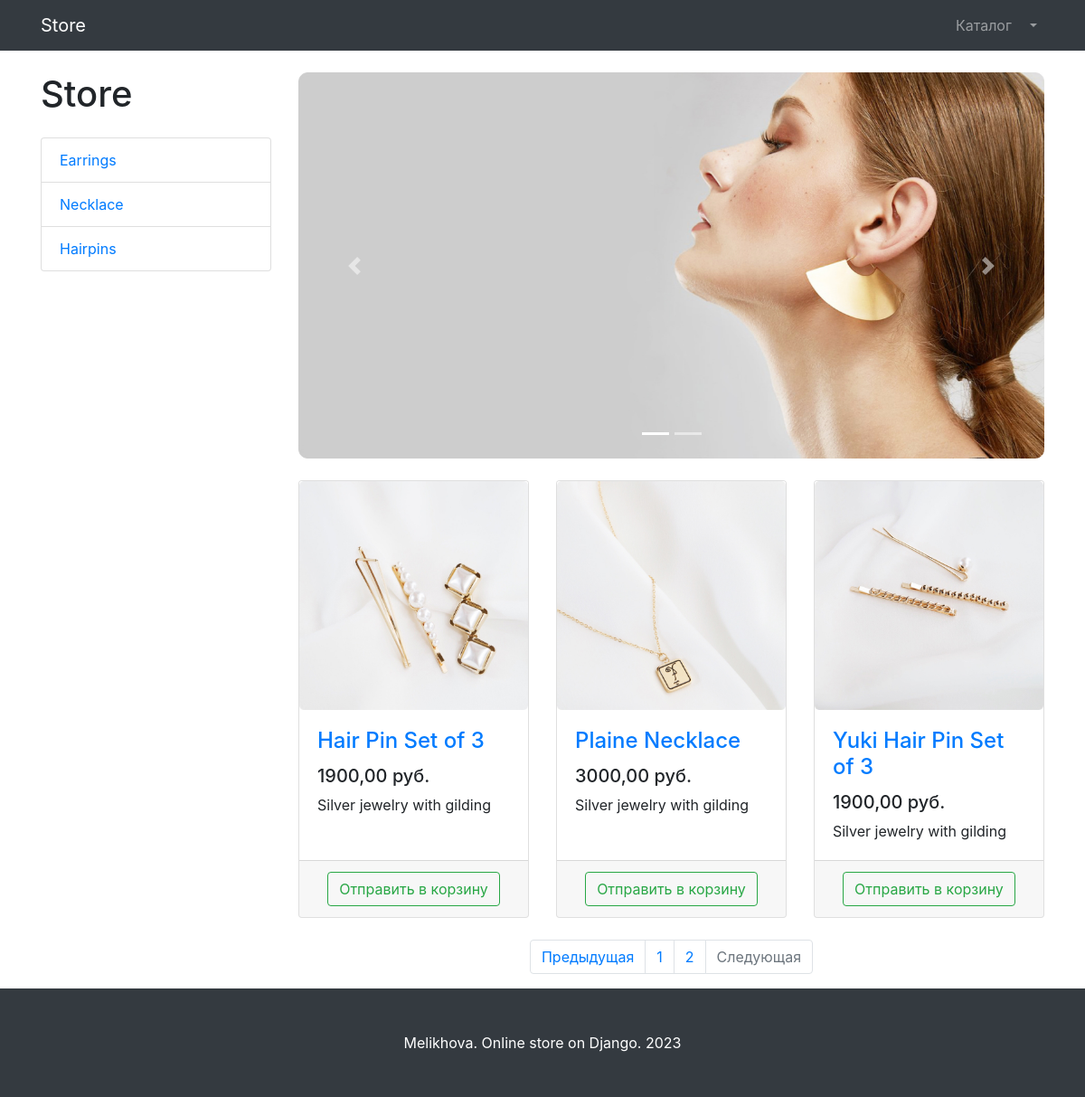
/products/page/2/ (signed in), run on the app's committed database.
### products/models.py (models this page shows, shortened)
class ProductCategory(models.Model):
    name = models.CharField(max_length=128, unique=True)
    description = models.TextField(null=True, blank=True)
    history = HistoricalRecords()
    class Meta:
        verbose_name = 'category'
        verbose_name_plural = 'categories'

class Product(models.Model):
    name = models.CharField(max_length=256)
    description = models.TextField()
    price = models.DecimalField(max_digits=8, decimal_places=2)
    quantity = models.PositiveIntegerField(default=0)
    image = models.ImageField(upload_to='products_images', null=True, blank=True)
    category = models.ForeignKey(to=ProductCategory, on_delete=models.CASCADE)
    history = HistoricalRecords()
    class Meta:
      verbose_name = 'product'
      verbose_name_plural = 'products'

### products/views.py (the view)
# urls.py: path('', ProductsListView.as_view(), name='index'),
class ProductsListView(TitleMixin, ListView):
  model = Product
  template_name = 'products/products.html'
  paginate_by = 3
  title = 'Store - Каталог'
  def get_queryset(self):
    queryset = super(ProductsListView, self).get_queryset()
    category_id = self.kwargs.get('category_id')
    return queryset.filter(category_id=category_id) if category_id else queryset
  def get_context_data(self, *, object_list = None, **kwargs):
    context = super(ProductsListView, self).get_context_data()
    context["categories"] = ProductCategory.objects.all()
    return context

### common/views.py (called while the page is built)
  def get_context_data(self, **kwargs):
    context = super(TitleMixin, self).get_context_data(**kwargs)
    context['title'] = self.title
    return context

### products/templates/products/products.html (shortened to what this page needs)
{% extends "products/base.html" %}
{% load static %}
{% block css %}
    <link href="{% static '/vendor/css/products.css/' %}" rel="stylesheet">
{% endblock %}
{% block content %}
    <div class="container">
        <div class="row">
            <div class="col-lg-3">
                <h1 class="my-4">Store</h1>
                <div class="list-group">
                    {% for category in categories %}
                        <a href="{% url 'products:category' category.id %} " class="list-group-item">{{ category.name }}</a>
                    {% endfor %}
                </div>
            </div>
            <div class="col-lg-9">
                <div id="carouselExampleIndicators" class="carousel slide my-4" data-ride="carousel">
                    <ol class="carousel-indicators">
                        <li data-target="#carouselExampleIndicators" data-slide-to="0" class="active"></li>
                        <li data-target="#carouselExampleIndicators" data-slide-to="1"></li>
                    </ol>
                    <div class="carousel-inner" role="listbox">
                        <div class="carousel-item active">
                            <img class="d-block img-fluid" src="{% static '/vendor/img/slides/slide1.jpg' %}" alt="First slide">
                        </div>
                    </div>
                    <a class="carousel-control-prev" href="#carouselExampleIndicators" role="button" data-slide="prev">
                        <span class="carousel-control-prev-icon" aria-hidden="true"></span>
                    </a>
                    <a class="carousel-control-next" href="#carouselExampleIndicators" role="button" data-slide="next">
                        <span class="carousel-control-next-icon" aria-hidden="true"></span>
                    </a>
                </div>
                <div class="row">
                    {% for product in object_list  %}
                        <div class="col-lg-4 col-md-6 mb-4">
                            <div class="card h-100">
                                <a href="#">
                                    <img class="card-img-top"
                                        src="{{ product.image.url }}"
                                        alt="">
                                </a>
                                <div class="card-body">
                                    <h4 class="card-title">
                                        <a href="#">{{ product.name }}</a>
                                    </h4>
                                    <h5>{{ product.price }} руб.</h5>
                                    <p class="card-text">{{ product.description }}</p>
                                </div>
                                <div class="card-footer text-center">
                                    <a class="btn btn-outline-success"
                                    href="{% url 'products:basket_add' product.id %}">
                                     Отправить в корзину
                                     </a>
                                </div>
                            </div>
                        </div>
                    {% endfor %}
                </div>
               {% if is_paginated %}
               <nav aria-label="Page navigation example">
                   <ul class="pagination justify-content-center">
                       <li class="page-item {% if not page_obj.has_previous %} disabled {% endif %}">
                           <a class="page-link"
                              href="{% if page_obj.has_previous %} {% url 'products:paginator' page_obj.previous_page_number %} {% else %} # {% endif %}"
                              tabindex="-1" aria-disabled="true">
                               Предыдущая
                           </a>
                       </li>
                       {% for page in paginator.page_range %}
                           <li class="page-item">
                               <a class="page-link" href="{% url 'products:paginator' page %}">
                                   {{ page }}
                               </a>
                           </li>
                       {% endfor %}
                       <li class="page-item {% if not page_obj.has_next %} disabled {% endif %}">
                           <a class="page-link"
                              href="{% if page_obj.has_next %} {% url 'products:paginator' page_obj.next_page_number %} {% else %} # {% endif %}">
                               Следующая
                           </a>
                       </li>
                   </ul>
               </nav>
               {% endif %}
            </div>
        </div>
    </div>
{% endblock %}
{% block footer %}
    <footer class="py-5 bg-dark">
        <div class="container">
            <p class="m-0 text-center text-white">Melikhova. Online store on Django. 2023</p>
        </div>
    </footer>
{% endblock %}

### data on the page
ProductCategory: name "Earrings"
ProductCategory: name "Necklace"
ProductCategory: name "Hairpins"
Product: image (picture), name "Hair Pin Set of 3", price "1900,00", description "Silver jewelry with gilding"
Product: image (picture), name "Plaine Necklace", price "3000,00", description "Silver jewelry with gilding"
Product: image (picture), name "Yuki Hair Pin Set of 3", price "1900,00", description "Silver jewelry with gilding"

### other printed values
{{ page }} "1" "2"
